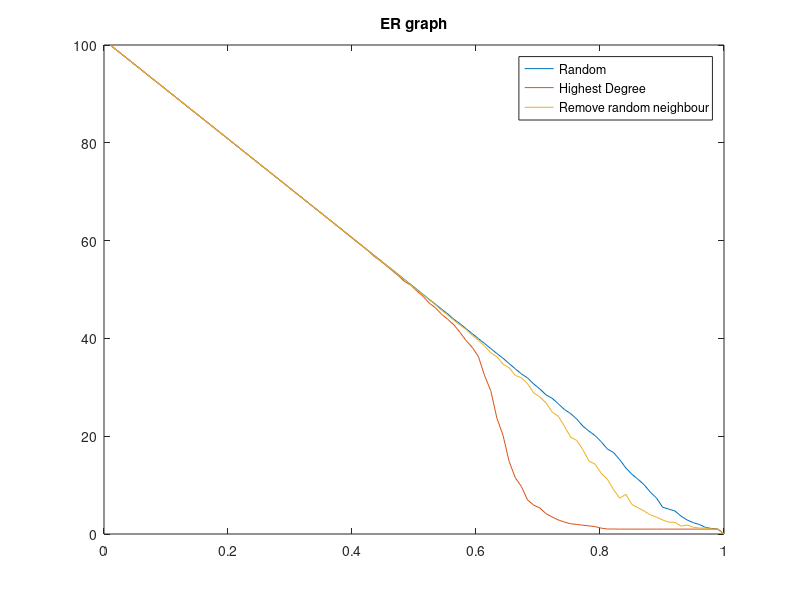
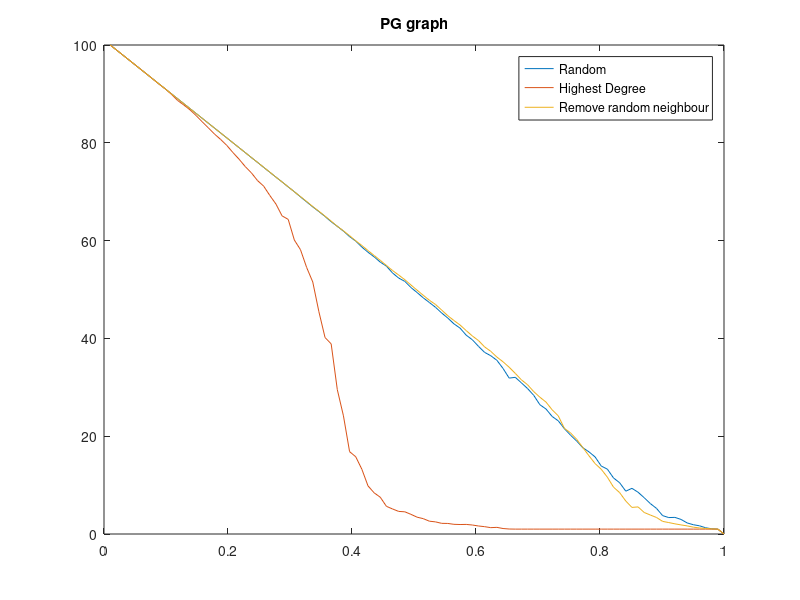

Here is the MATLAB script that generated these plots, in order:
% -------------------------------------------------------------------
%  Generated by MATLAB on 3-Feb-2017 08:59:05
%  MATLAB version: 9.0.0.341360 (R2016a)
% -------------------------------------------------------------------
                                    

NUM_NODES = 100;

STEPSIZE = 0.01;

f = [0 0.01 0.02 0.03 0.04 0.05 0.06 0.07 0.08 0.09 0.1 0.11 0.12 0.13 ...
     0.14 0.15 0.16 0.17 0.18 0.19 0.2 0.21 0.22 0.23 0.24 0.25 0.26 0.27 ...
     0.28 0.29 0.3 0.31 0.32 0.33 0.34 0.35000000000000003 0.36 0.37 0.38 ...
     0.39 0.4 0.41000000000000003 0.42 0.43 0.44 0.45 0.46 0.47000000000000003 ...
     0.48 0.49 0.5 0.51 0.52 0.53 0.54 0.55 0.56 0.57000000000000006 0.58000000000000007 ...
     0.59 0.6 0.61 0.62 0.63 0.64 0.64999999999999991 0.65999999999999992 ...
     0.66999999999999993 0.67999999999999994 0.69 0.7 0.71 0.72 0.73 0.74 ...
     0.75 0.76 0.77 0.78 0.79 0.8 0.81 0.82000000000000006 0.83 0.84 0.85 ...
     0.86 0.87 0.88 0.89 0.9 0.91 0.92 0.92999999999999994 0.94 0.95 0.96 ...
     0.97 0.98 0.99 1];

numExperiments = 50;

numTestValues = 101;

rValues = [0.01 0.0199 0.0298 0.0397 0.0496 0.059500000000000004 0.069399999999999989 ...
           0.0793 0.089199999999999988 0.0991 0.109 0.1189 0.1288 0.1387 ...
           0.1486 0.1585 0.1684 0.1783 0.1882 0.1981 0.20800000000000002 ...
           0.2179 0.22780000000000003 0.2377 0.2476 0.2575 0.26739999999999997 ...
           0.2773 0.2872 0.29710000000000003 0.307 0.3169 0.3268 0.3367 ...
           0.34659999999999996 0.3565 0.3664 0.3763 0.3862 0.3961 0.406 ...
           0.4159 0.4258 0.43570000000000003 0.44560000000000005 0.45549999999999996 ...
           0.4654 0.4753 0.48519999999999996 0.4951 0.505 0.5149 0.52479999999999993 ...
           0.5347 0.5446 0.5545 0.5644 0.5743 0.5842 0.5941 0.604 0.6139 ...
           0.6238 0.63369999999999993 0.6436 0.6535 0.6634 0.6733 0.68319999999999992 ...
           0.6931 0.703 0.71290000000000009 0.7228 0.7327 0.7426 0.75250000000000006 ...
           0.7624 0.7723000000000001 0.7822 0.79209999999999992 0.802 0.8119 ...
           0.8218 0.8317 0.8416 0.8515 0.8614 0.8713 0.88120000000000009 ...
           0.8911 0.90099999999999991 0.9109 0.9208 0.9307 0.9406 0.9505 ...
           0.96039999999999992 0.9703 0.9802 0.99010000000000009 1];

statistics = ...
  [100 100 100 100 100 100;
   99 99 99 99 99 99;
   98 98 98 98 98 98;
   97 97 97 97 97 97;
   96 96 96 96 96 96;
   95 95 95 95 95 95;
   94 94 94 94 94 94;
   93 93 93 93 92.98 93;
   92 92 92 92 91.96 92;
   91 91 91 91 91 91;
   90 90 90 90 89.9 90;
   89 89 89 89 88.64 89;
   88 88 88 88 87.72 88;
   87 87 87 87 86.74 87;
   86 86 86 86 85.56 86;
   85 85 85 85 84.28 85;
   84 84 84 84 83.04 84;
   83 83 83 83 81.78 83;
   82 82 82 82 80.68 82;
   81 81 81 81 79.46 81;
   80 80 80 80 78 80;
   79 79 79 79 76.64 79;
   78 77.98 78 78 75.14 78;
   77 77 77 76.98 73.86 77;
   76 76 76 76 72.28 76;
   75 75 75 74.98 71.14 75;
   74 74 74 73.98 69.24 74;
   73 73 73 72.98 67.48 72.98;
   72 72 72 72 65.06 72;
   71 71 71 70.98 64.34 71;
   69.98 70 69.98 70 60.12 69.98;
   69 69 69 68.94 58.14 69;
   68 67.98 67.98 67.92 54.52 68;
   67 66.98 67 66.9 51.54 66.96;
   66 66 65.98 65.94 45.46 66;
   65 64.98 65 64.94 40.18 65;
   64 64 64 63.86 38.88 63.98;
   63 62.96 63 62.92 29.52 62.92;
   62 61.98 62 61.94 24.16 62;
   61 60.92 60.98 60.82 16.84 61;
   60 59.92 59.98 59.9 15.8 59.96;
   59 58.94 58.98 58.68 13.24 59;
   58 57.94 57.96 57.62 9.84 57.96;
   56.98 56.78 56.98 56.68 8.42 56.96;
   56 55.88 55.94 55.6 7.52 55.96;
   54.98 54.86 54.98 54.78 5.66 54.92;
   54 53.8 53.96 53.38 5.12 53.88;
   53 52.76 52.92 52.34 4.62 52.96;
   51.98 51.6 51.96 51.66 4.54 52;
   50.98 50.86 50.88 50.4 4.02 50.92;
   50 49.64 49.88 49.38 3.44 49.86;
   48.98 48.58 48.92 48.3 3.14 48.82;
   47.96 47.18 47.88 47.34 2.62 47.8;
   46.98 46.24 46.88 46.36 2.48 46.94;
   45.96 44.92 45.72 45.2 2.18 45.8;
   45 43.9 44.78 44.16 2.16 44.64;
   43.9 42.78 43.68 42.98 1.98 43.66;
   43 41.2 42.72 42.1 1.94 42.74;
   41.96 39.52 41.8 40.66 1.96 41.6;
   40.96 38.16 40.62 39.72 1.84 40.5;
   39.94 36.24 39.58 38.38 1.64 39.56;
   38.96 32.36 38.44 37.14 1.5 38.26;
   37.92 29.32 37.06 36.46 1.3 37.36;
   36.9 23.7 36.26 35.52 1.36 36.18;
   35.94 20.16 34.72 33.86 1.12 35.22;
   34.84 14.82 33.98 31.88 1.02 34.1;
   33.78 11.5 32.44 32.04 1 32.84;
   32.74 9.7 31.94 30.9 1 31.52;
   31.92 6.96 30.72 29.74 1 30.52;
   30.68 5.9 28.86 28.36 1 29.12;
   29.66 5.32 28.02 26.44 1 27.98;
   28.46 4.16 26.82 25.56 1 26.98;
   27.76 3.48 24.94 24.04 1 25.4;
   26.64 2.88 24.08 23.14 1 24.16;
   25.46 2.44 22.06 21.54 1 21.6;
   24.64 2.1 19.82 20.2 1 20.68;
   23.52 1.96 19.14 19 1 19.36;
   22.08 1.8 17.28 17.64 1 17.68;
   21.04 1.66 14.92 16.8 1 16;
   20.12 1.5 14.28 15.76 1 14.4;
   18.86 1.2 12.42 13.9 1 13.24;
   17.38 1.02 11.2 13.26 1 11.62;
   16.66 1.02 9.1 11.46 1 9.58;
   15.22 1 7.32 10.48 1 8.46;
   13.52 1 8.12 8.76 1 6.74;
   12.22 1 6.04 9.34 1 5.44;
   11.18 1 5.38 8.54 1 5.54;
   10.06 1 4.68 7.42 1 4.4;
   8.56 1 3.92 6.22 1 3.88;
   7.36 1 3.46 5.24 1 3.38;
   5.48 1 2.86 3.76 1 2.58;
   5.1 1 2.44 3.36 1 2.34;
   4.7 1 2.38 3.4 1 2.08;
   3.66 1 1.62 2.98 1 1.86;
   2.86 1 1.84 2.26 1 1.66;
   2.32 1 1.38 1.9 1 1.4;
   1.94 1 1.22 1.68 1 1.24;
   1.34 1 1.22 1.28 1 1.14;
   1.12 1 1 1.06 1 1.04;
   1 1 1 1 1 1;
   0 0 0 0 0 0];

 
rValues = linspace(STEPSIZE,1,numTestValues);
figure(1);
clf
plot(rValues,statistics(:,1:3))
title('ER graph');
legend('Random','Highest Degree', 'Remove random neighbour');

figure(2);
plot(rValues,statistics(:,4:6))
title('PG graph');
legend('Random','Highest Degree', 'Remove random neighbour');
